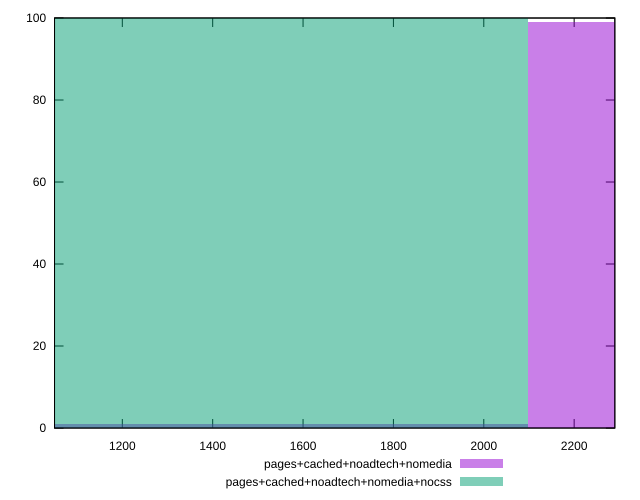

The script that saved this image:
reset

$pagesCachedNoadtechNomedia <<EOF
1397.9540176268388 1
2795.9080352536776 99
EOF

$pagesCachedNoadtechNomediaNocss <<EOF
1397.9540176268388 100
EOF

set key outside below
set boxwidth 1397.9540176268388
set xrange [1050:2290]
set yrange [0:100]
set trange [0:100]
set style fill transparent solid 0.5 noborder
set terminal svg size 640, 500 enhanced background rgb 'white'
set output "report_00023_2021-02-20T12:14:57.249Z/unused-javascript/comparison/histogram/3_vs_4.svg"

plot $pagesCachedNoadtechNomedia title "pages+cached+noadtech+nomedia" with boxes, \
     $pagesCachedNoadtechNomediaNocss title "pages+cached+noadtech+nomedia+nocss" with boxes

reset
